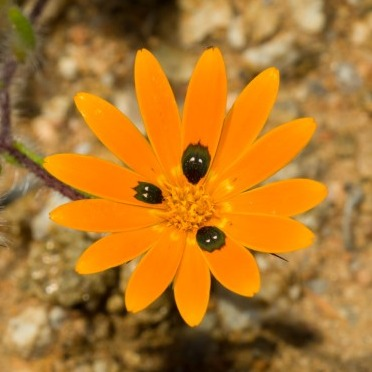
#> input picture inst/extdata/crops/1898787192_01.jpg, 372 x 372 px
$ python -i segment.py   (imports and definitions only)   (older library calls are emulated)
#> lines starting #> are read from the running program, lines starting #| are printed output that depends on the picture; after the words box and inside, x2 and y2 are one past the last pixel; in counts of white or black regions, pixels touching at a corner belong together
"""Image I/O, flower segmentation (GrabCut on CPU, or Segment Anything) and photo-quality metrics."""
from __future__ import annotations

import cv2
import numpy as np

_MODELS: dict = {}


# [15 lines left out: functions load_image, resize_max, not called in this run]


def clean_mask(mask: np.ndarray, min_frac: float = 0.002) -> np.ndarray:
    """Light opening, keep the largest connected component, fill interior holes."""
    m = mask.astype(np.uint8)
    r = max(1, int(round(0.003 * max(m.shape))))
    m = cv2.morphologyEx(m, cv2.MORPH_OPEN, cv2.getStructuringElement(cv2.MORPH_ELLIPSE, (2 * r + 1, 2 * r + 1)))
    n, lab, stats, _ = cv2.connectedComponentsWithStats(m, connectivity=8)
    if n <= 1:
        return np.zeros(mask.shape, bool)
    m = (lab == 1 + int(np.argmax(stats[1:, cv2.CC_STAT_AREA]))).astype(np.uint8)
    cnts, _ = cv2.findContours(m, cv2.RETR_EXTERNAL, cv2.CHAIN_APPROX_NONE)
    out = np.zeros_like(m)
    cv2.drawContours(out, cnts, -1, 1, thickness=cv2.FILLED)
    out = out.astype(bool)
    return out if out.mean() >= min_frac else np.zeros_like(out)


def grabcut_mask(img, box=None, margin=0.05, iters=4, work_side=320) -> np.ndarray:
    """CPU segmentation. box=(x1, y1, x2, y2); default = whole frame minus `margin` (suits tight crops).
    GrabCut runs at `work_side` px for speed and the mask is upsampled to the input size."""
    H, W = img.shape[:2]
    s = min(1.0, work_side / max(H, W))
    if s < 1:
        small = cv2.resize(img, (max(1, round(W * s)), max(1, round(H * s))), interpolation=cv2.INTER_AREA)
        m = grabcut_mask(small, None if box is None else [v * s for v in box], margin, iters, work_side=10 ** 9)
        m = cv2.resize(m.astype(np.float32), (W, H), interpolation=cv2.INTER_LINEAR) > 0.5
        return clean_mask(m)
    h, w = H, W
    if box is None:
        box = (w * margin, h * margin, w * (1 - margin), h * (1 - margin))
    x1, y1, x2, y2 = (int(round(v)) for v in box)
    x1, y1 = max(0, x1), max(0, y1)
    x2, y2 = min(w, x2), min(h, y2)
    m = np.zeros((h, w), np.uint8)
    bgd, fgd = np.zeros((1, 65)), np.zeros((1, 65))
    try:
        cv2.grabCut(cv2.cvtColor(img, cv2.COLOR_RGB2BGR), m, (x1, y1, max(1, x2 - x1), max(1, y2 - y1)),
                    bgd, fgd, iters, cv2.GC_INIT_WITH_RECT)
    except cv2.error:
        return np.zeros((h, w), bool)
    return clean_mask((m == cv2.GC_FGD) | (m == cv2.GC_PR_FGD))


# [15 lines left out: function sam_mask, not called in this run]


def segment(img, method="grabcut", box=None, margin=0.05, **kw) -> np.ndarray:
    if method == "grabcut":
        return grabcut_mask(img, box, margin, kw.get("iters", 4), kw.get("work_side", 320))
    if method == "sam":
        return sam_mask(img, box, kw.get("weights", "sam2.1_b.pt"))
    raise ValueError(f"unknown segmentation method: {method}")


# [20 lines left out: function quality_metrics, not called in this run]

>>> import cv2
>>> picture = cv2.imread('../../extdata/crops/1898787192_01.jpg')
#> picture is the input picture: shape (372, 372, 3); mean B, G, R 42.3, 118.8, 176.2
>>> result = segment(picture)
#> in clean_mask, `n, lab, stats, _ = cv2.connectedComponentsWithStats(m, connectivity=8)`:
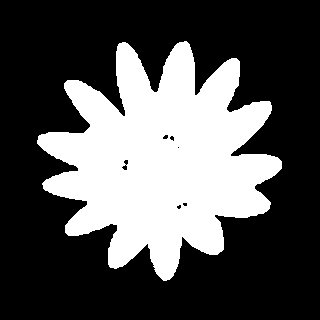
#> m: shape (320, 320); values 0 (black) and 1 (white), 32.6% white; 1 white region
#> in clean_mask, `cv2.drawContours(out, cnts, -1, 1, thickness=cv2.FILLED)`: out: shape (320, 320); values 0 (black) and 1 (white), 32.7% white; 1 white region, box (x1, y1, x2, y2) and area: (37, 41, 282, 281) 33483
#> in grabcut_mask, `m = cv2.resize(m.astype(np.float32), (W, H), interpolation=cv2.INTER_L..`:
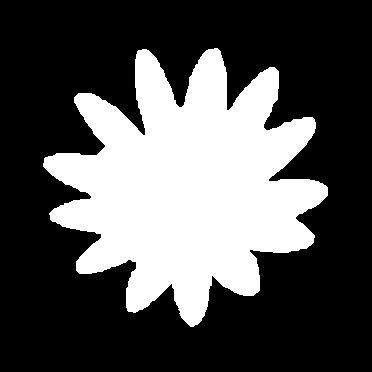
#> m: shape (372, 372) bool; 32.7% white; 1 white region, box (x1, y1, x2, y2) and area: (43, 48, 328, 327) 45237
#> in clean_mask (call 2), `m = cv2.morphologyEx(m, cv2.MORPH_OPEN, cv2.getStructuringElement(cv2...`: m: shape (372, 372); values 0 (black) and 1 (white), 32.7% white; 1 white region, box (x1, y1, x2, y2) and area: (43, 48, 328, 327) 45234
#> in clean_mask (call 2), `n, lab, stats, _ = cv2.connectedComponentsWithStats(m, connectivity=8)`: lab: shape (372, 372) int32; values 0 (black) and 1 (white), 32.7% white; 1 white region
#> in clean_mask (call 2), `cnts, _ = cv2.findContours(m, cv2.RETR_EXTERNAL, cv2.CHAIN_APPROX_NONE)`: cnts = 1 contour; box (x1, y1, x2, y2) and area: (43, 48, 328, 327) 44523

$ run again, on inst/extdata/crops/3061617060_01.jpg
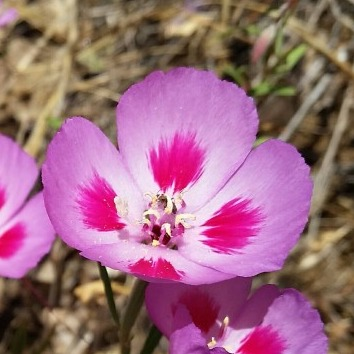
#> input picture inst/extdata/crops/3061617060_01.jpg, 354 x 354 px
#> picture is the input picture: shape (354, 354, 3); mean B, G, R 125.3, 105.9, 156.6
#> in clean_mask, `n, lab, stats, _ = cv2.connectedComponentsWithStats(m, connectivity=8)`:
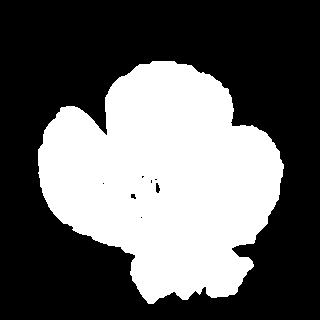
#> m: shape (320, 320); values 0 (black) and 1 (white), 38.7% white; 1 white region
#> out: shape (320, 320); values 0 (black) and 1 (white), 38.7% white; 1 white region, box (x1, y1, x2, y2) and area: (38, 61, 284, 304) 39663
#> in grabcut_mask, `m = cv2.resize(m.astype(np.float32), (W, H), interpolation=cv2.INTER_L..`:
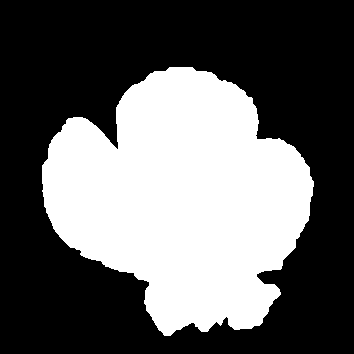
#> m: shape (354, 354) bool; 38.8% white; 1 white region, box (x1, y1, x2, y2) and area: (42, 67, 314, 336) 48577
#> lab: shape (354, 354) int32; values 0 (black) and 1 (white), 38.8% white; 1 white region
#> cnts = 1 contour; box (x1, y1, x2, y2) and area: (42, 67, 314, 336) 48121

$ run again, on inst/extdata/crops/4028987045_01.jpg
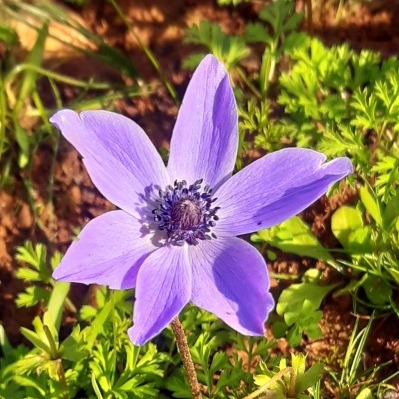
#> input picture inst/extdata/crops/4028987045_01.jpg, 399 x 399 px
#> picture is the input picture: shape (399, 399, 3); mean B, G, R 84.7, 114.6, 135.7
#> in clean_mask, `n, lab, stats, _ = cv2.connectedComponentsWithStats(m, connectivity=8)`:
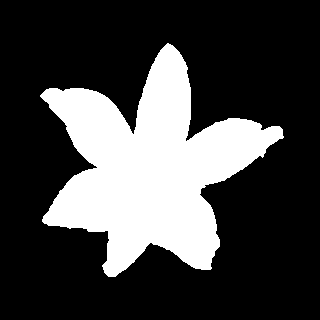
#> m: shape (320, 320); values 0 (black) and 1 (white), 26.4% white; 1 white region
#> in grabcut_mask, `m = cv2.resize(m.astype(np.float32), (W, H), interpolation=cv2.INTER_L..`:
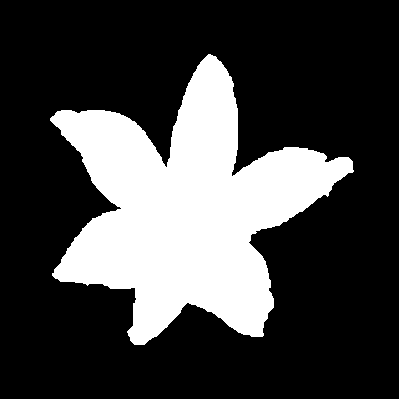
#> m: shape (399, 399) bool; 26.4% white; 1 white region, box (x1, y1, x2, y2) and area: (50, 54, 354, 345) 41981
#> lab: shape (399, 399) int32; values 0 (black) and 1 (white), 26.4% white; 1 white region
#> cnts = 1 contour; box (x1, y1, x2, y2) and area: (50, 54, 354, 345) 41378
